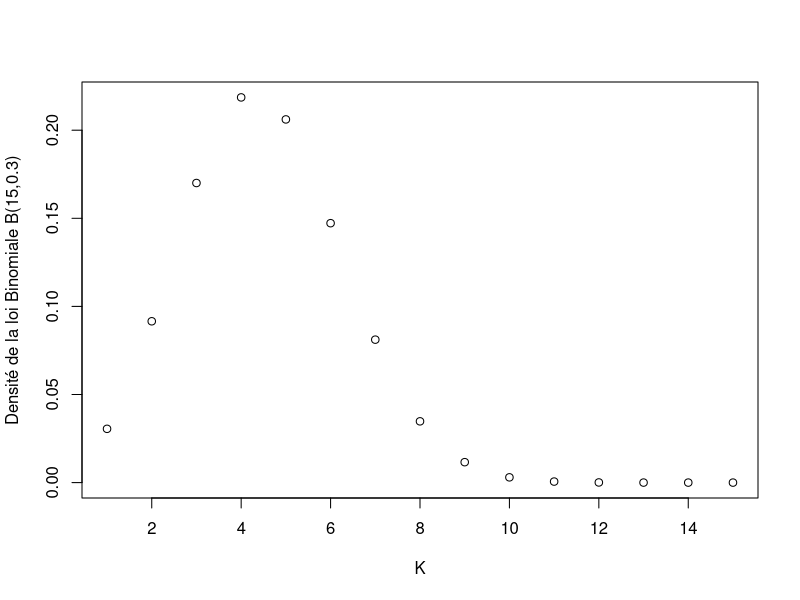

Recreate this plot in R.
# 1) Calculer les probabilit ́es P (X = k) lorsque la loi de X est la loi binomiale de param`etres
# n = 15 et p= 0.3 (Vous pourriez utiliser la fonction dbinom).
x<-1:15
y<-dbinom(x,15,0.3)
plot(x,y, ylab ="Densité de la loi Binomiale B(15,0.3)", xlab="K")
